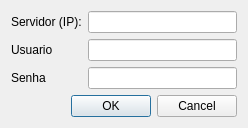
<?xml version="1.0" encoding="UTF-8"?>
<ui version="4.0">
 <class>WhatsProgLogin</class>
 <widget class="QDialog" name="WhatsProgLogin">
  <property name="geometry">
   <rect>
    <x>0</x>
    <y>0</y>
    <width>248</width>
    <height>126</height>
   </rect>
  </property>
  <property name="windowTitle">
   <string>MUDE TITULO - Criar ou conectar?</string>
  </property>
  <layout class="QGridLayout" name="gridLayout">
   <item row="0" column="0">
    <widget class="QLabel" name="labelIpServidor">
     <property name="text">
      <string>Servidor (IP):</string>
     </property>
    </widget>
   </item>
   <item row="0" column="1">
    <widget class="QLineEdit" name="lineEditIpServidor"/>
   </item>
   <item row="1" column="0">
    <widget class="QLabel" name="labelNomeUsuario">
     <property name="text">
      <string>Usuario</string>
     </property>
    </widget>
   </item>
   <item row="1" column="1">
    <widget class="QLineEdit" name="lineEditNomeUsuario"/>
   </item>
   <item row="2" column="0">
    <widget class="QLabel" name="labelSenhaUsuario">
     <property name="text">
      <string>Senha</string>
     </property>
    </widget>
   </item>
   <item row="2" column="1">
    <widget class="QLineEdit" name="lineEditSenhaUsuario"/>
   </item>
   <item row="3" column="0" colspan="2">
    <widget class="QDialogButtonBox" name="buttonBox">
     <property name="orientation">
      <enum>Qt::Horizontal</enum>
     </property>
     <property name="standardButtons">
      <set>QDialogButtonBox::Cancel|QDialogButtonBox::Ok</set>
     </property>
    </widget>
   </item>
  </layout>
 </widget>
 <resources/>
 <connections>
  <connection>
   <sender>buttonBox</sender>
   <signal>accepted()</signal>
   <receiver>WhatsProgLogin</receiver>
   <slot>accept()</slot>
   <hints>
    <hint type="sourcelabel">
     <x>248</x>
     <y>254</y>
    </hint>
    <hint type="destinationlabel">
     <x>157</x>
     <y>274</y>
    </hint>
   </hints>
  </connection>
  <connection>
   <sender>buttonBox</sender>
   <signal>rejected()</signal>
   <receiver>WhatsProgLogin</receiver>
   <slot>reject()</slot>
   <hints>
    <hint type="sourcelabel">
     <x>316</x>
     <y>260</y>
    </hint>
    <hint type="destinationlabel">
     <x>286</x>
     <y>274</y>
    </hint>
   </hints>
  </connection>
 </connections>
</ui>
